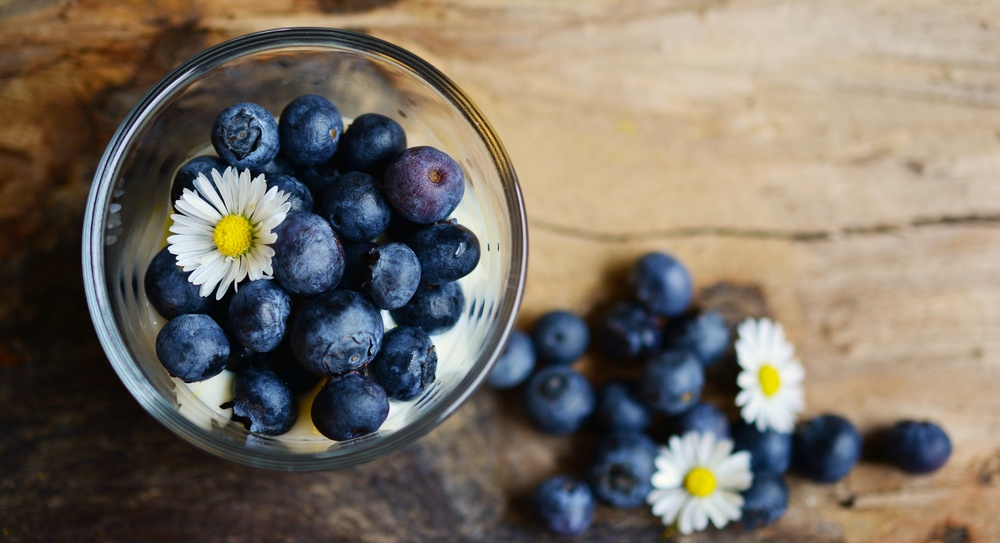
#> input picture src/input/blueberries-2278921.jpg, 1000 x 543 px, shrunk from 6000 x 3260 before the run, given in place of the camera
$ python motion_detector.py   (older library calls are emulated)
#> lines starting #> are read from the running program, lines starting #| are printed output that depends on the picture
"""Detects motion in webcam video stream"""
from datetime import datetime
# pylint: disable=no-member, multiple-imports
import cv2, pandas

TIMES = []
STATUS_LIST = [None, None]
DF = pandas.DataFrame(columns=['Start', 'End'])

FIRST_FRAME = None
VIDEO = cv2.VideoCapture(0)

while True:
    STATUS = 0
    CHECK, FRAME = VIDEO.read()
#> FRAME is the input picture: shape (543, 1000, 3); mean B, G, R 100.4, 111.3, 120.1
    GRAY = cv2.cvtColor(FRAME, cv2.COLOR_BGR2GRAY)
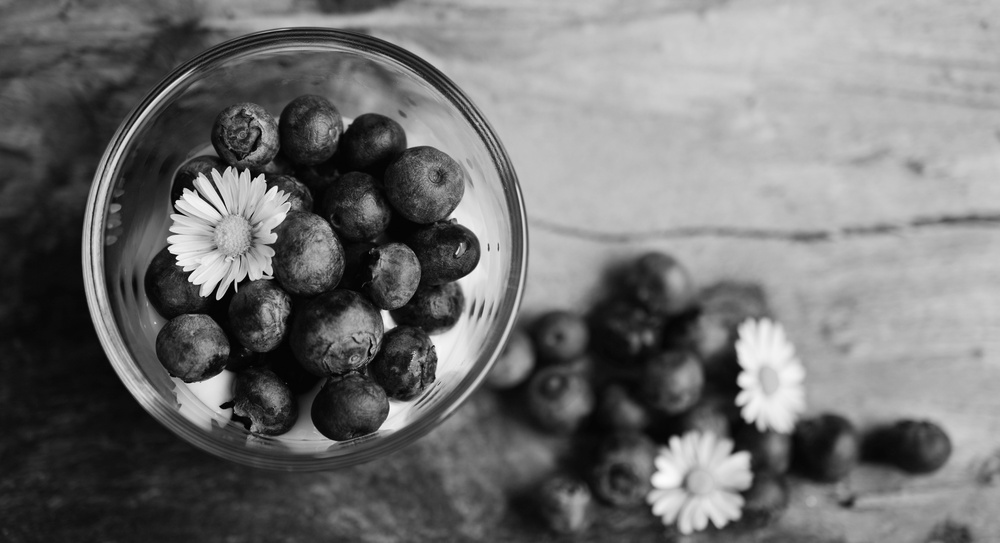
#> GRAY: shape (543, 1000); min 0, max 253, mean 112.7
    GRAY = cv2.GaussianBlur(GRAY, (21, 21), 0)
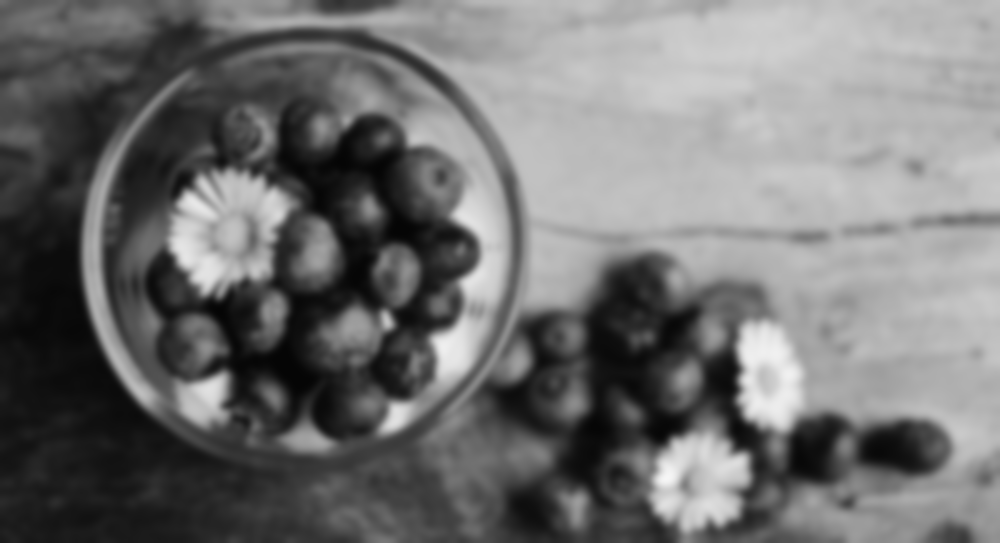
#> GRAY: shape (543, 1000); min 5, max 246, mean 112.7

    if ord('q') == cv2.waitKey(1):
        # pylint: disable=misplaced-comparison-constant
#> (key q is pressed here)
        if 1 == STATUS:
            TIMES.append(datetime.now())
        break

    if FIRST_FRAME is None:
        FIRST_FRAME = GRAY

    else:
        DELTA_FRAME = cv2.absdiff(FIRST_FRAME, GRAY)
        THRESH_FRAME = cv2.threshold(DELTA_FRAME, 30, 25, cv2.THRESH_BINARY)[1]
        THRESH_FRAME = cv2.dilate(THRESH_FRAME, None, iterations=2)

        # pylint: disable=line-too-long
        (_, CNTS, _) = cv2.findContours(THRESH_FRAME.copy(), cv2.RETR_EXTERNAL, cv2.CHAIN_APPROX_SIMPLE)

        for contour in CNTS:
            # pylint: disable=misplaced-comparison-constant
            if 1000 < cv2.contourArea(contour):
                STATUS = 1
                (POS_X, POS_Y, WIDTH, HEIGHT) = cv2.boundingRect(contour)
                cv2.rectangle(FRAME, (POS_X, POS_Y), (POS_X+WIDTH, POS_Y+HEIGHT), (0, 255, 0), 3)

        STATUS_LIST.append(STATUS)
        STATUS_LIST = STATUS_LIST[-2:]

        if STATUS_LIST[-1] != STATUS_LIST[-2]:
            TIMES.append(datetime.now())

        cv2.imshow('Thresh Frame', THRESH_FRAME)
        cv2.imshow('Delta Frame', DELTA_FRAME)
        cv2.imshow('Gray Frame', GRAY)
        cv2.imshow('Color Frame', FRAME)


for INDEX in range(0, len(TIMES), 2):
    DF = DF.append({'Start': TIMES[INDEX], 'End': TIMES[INDEX+1]}, ignore_index=True)

#> (the run stopped early here; a loop or call above may not have finished)

$ run again, on src/input/frozen-201495.jpg
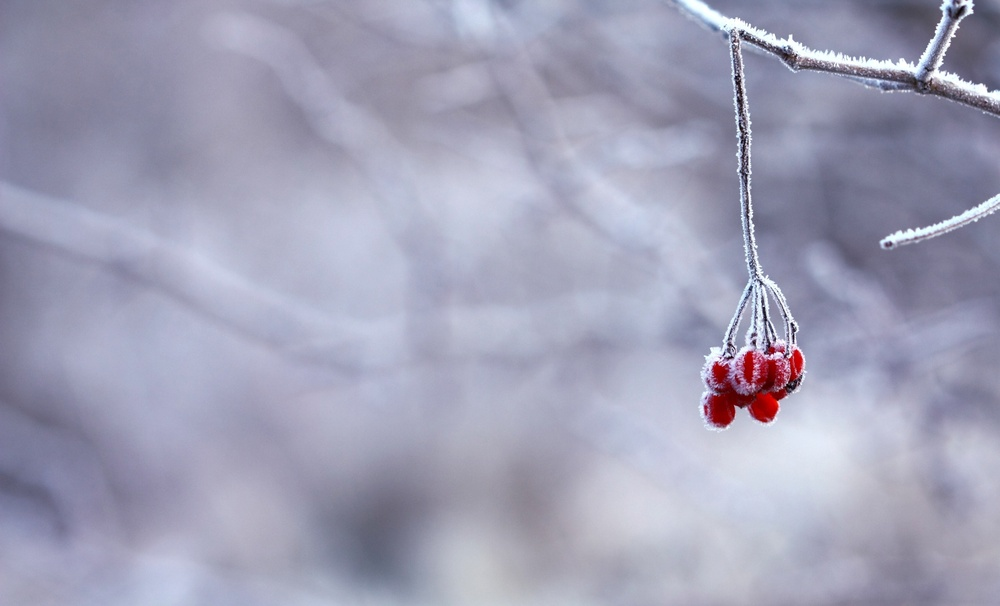
#> input picture src/input/frozen-201495.jpg, 1000 x 606 px, shrunk from 3900 x 2363 before the run, given in place of the camera
#> FRAME is the input picture: shape (606, 1000, 3); mean B, G, R 182.9, 161.1, 161
#> `GRAY = cv2.cvtColor(FRAME, cv2.COLOR_BGR2GRAY)`:
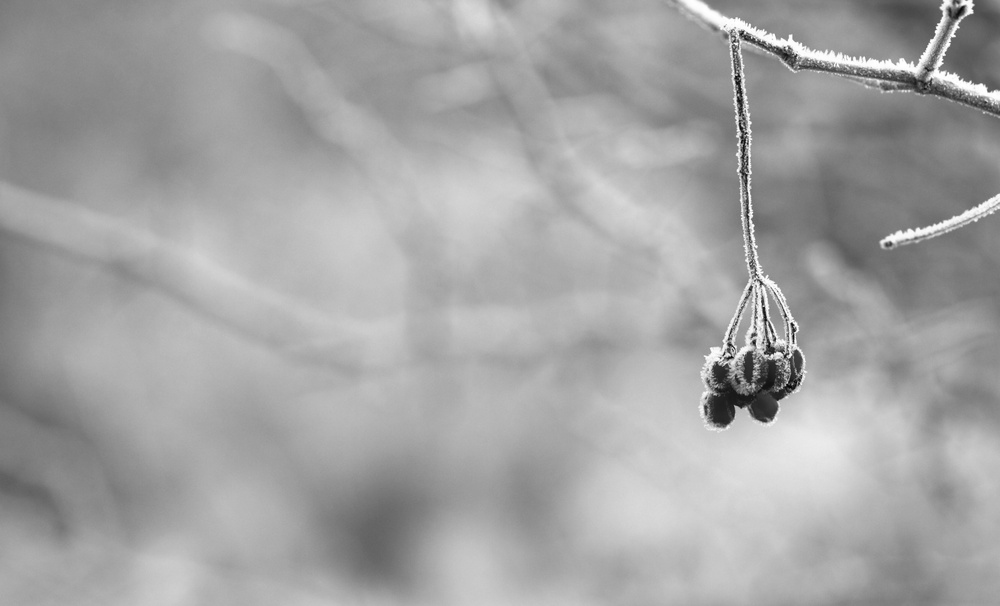
#> GRAY: shape (606, 1000); min 3, max 255, mean 163.5
#> `GRAY = cv2.GaussianBlur(GRAY, (21, 21), 0)`:
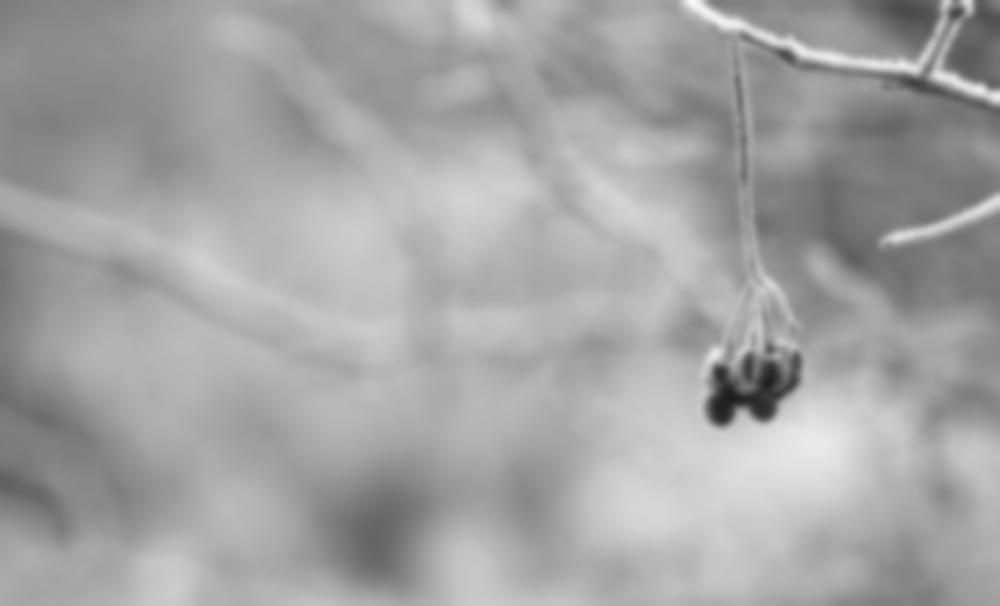
#> GRAY: shape (606, 1000); min 29, max 247, mean 163.5

$ run again, on src/input/sky-space-galaxy-milky-way.jpeg
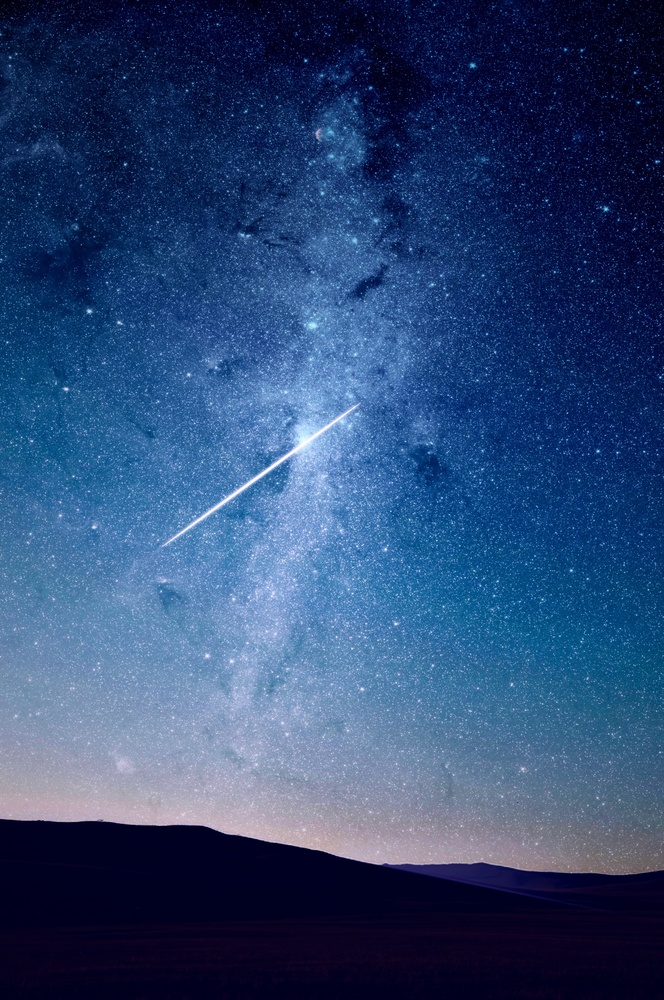
#> input picture src/input/sky-space-galaxy-milky-way.jpeg, 664 x 1000 px, shrunk from 2291 x 3450 before the run, given in place of the camera
#> FRAME is the input picture: shape (1000, 664, 3); mean B, G, R 115.4, 71.5, 45.1
#> `GRAY = cv2.cvtColor(FRAME, cv2.COLOR_BGR2GRAY)`:
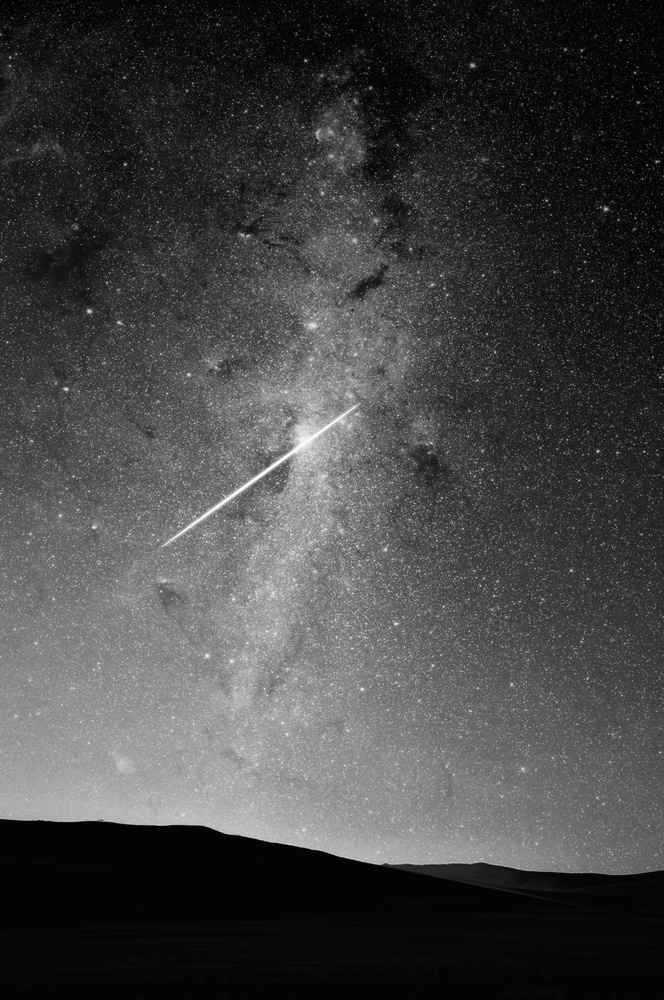
#> GRAY: shape (1000, 664); min 1, max 254, mean 68.6
